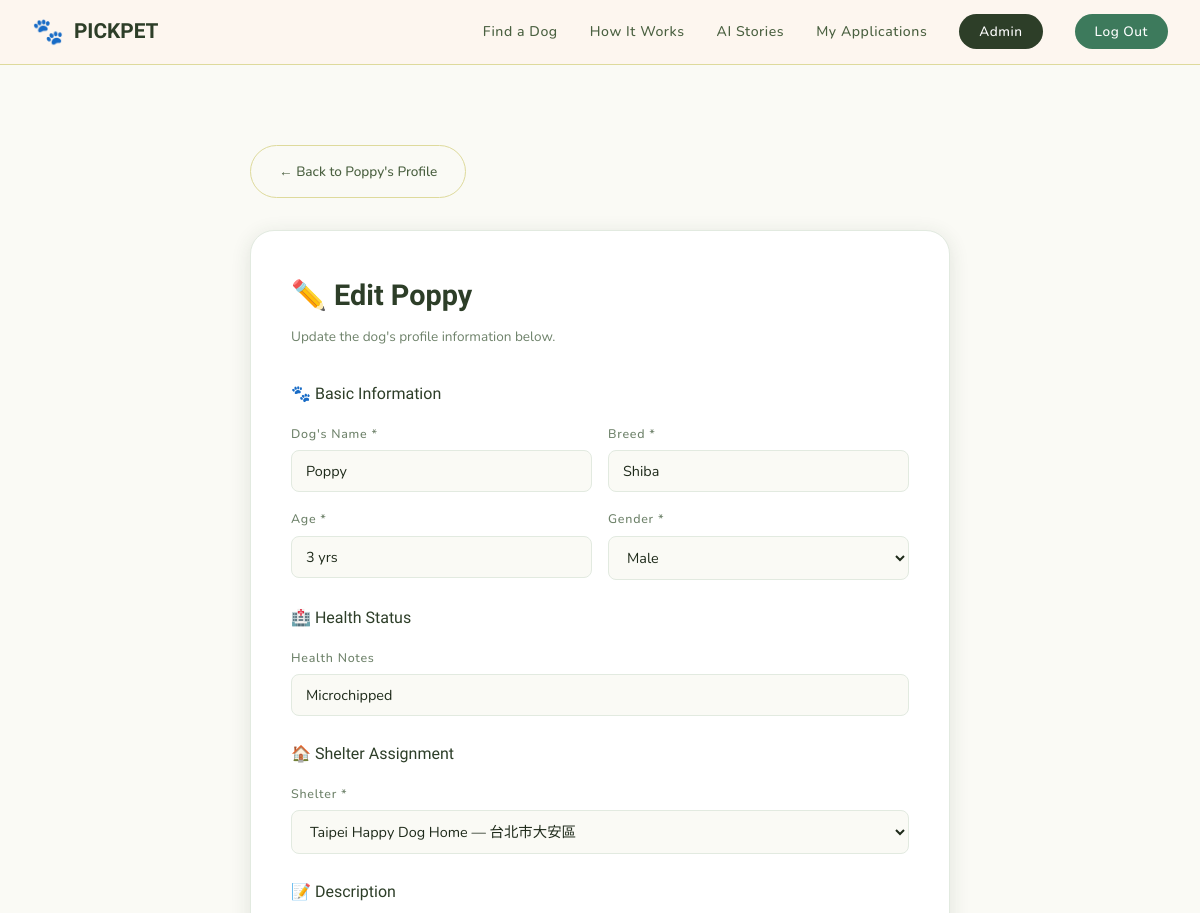
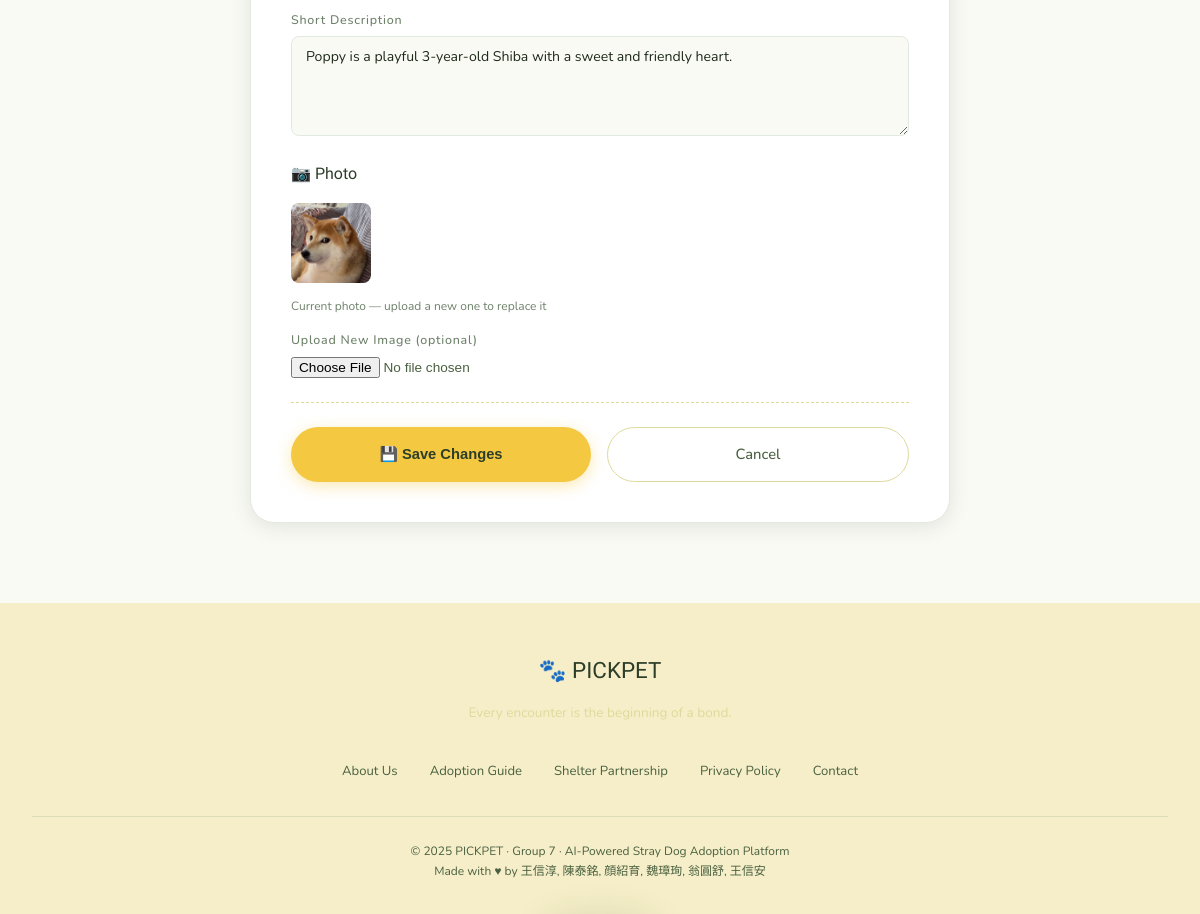
Screenshot of /shelter/42/edit_dog (signed in) with the database file from the repository (2 pictures, top to bottom).
### tables this page shows
CREATE TABLE Dog (
    Dog_ID INTEGER PRIMARY KEY,
    Shelter_ID INTEGER NOT NULL,
    Name TEXT NOT NULL,
    Gender TEXT CHECK (Gender IN ('Male', 'Female', 'Unknown')),
    Age INTEGER CHECK (Age >= 0),
    Breed TEXT,
    Image_URL TEXT, Description TEXT,
    FOREIGN KEY (Shelter_ID) REFERENCES Shelter(Shelter_ID)
);

CREATE TABLE Health_record (
    Record_ID INTEGER PRIMARY KEY,
    Dog_ID INTEGER NOT NULL,
    Administered_Date DATE NOT NULL,
    Vaccine_Name TEXT NOT NULL,
    FOREIGN KEY (Dog_ID) REFERENCES Dog(Dog_ID)
);

### app/dogs/routes.py (the view, shortened to what this page needs)
@dogs_bp.route("/shelter/<int:id>/edit_dog", methods=["GET", "POST"])
@admin_required
def edit(id):
    dog = Dog.get_by_id(id)
    if dog is None:
        abort(404)
    form = DogFormView()
    shelters = Shelter.get_all()
    return render_template(
        "dogs/edit.html",
        dog=dog,
        shelters=shelters,
        form=form,
        csrf_token=lambda: "",
    )

### app/auth/utils.py (called while the page is built)
def admin_required(f):
    @wraps(f)
    def decorated_function(*args, **kwargs):
        if not session.get('user_id') or session.get('role') != 'admin':
            flash("Permission denied. Administrator access only.", "error")
            return redirect(url_for('main.index'))
        return f(*args, **kwargs)
    return decorated_function

### app/database.py (called while the page is built)
def get_db():
    if "db" not in g:
        g.db = sqlite3.connect(current_app.config["DATABASE"])
        g.db.row_factory = sqlite3.Row # We can access columns by name
    return g.db

### app/models/application.py (called while the page is built)
    @staticmethod
    def count_unseen_updates(user_id):
        db = get_db()
        return db.execute(
            """
            SELECT COUNT(*)
            FROM Application
            WHERE User_ID = ? AND Seen = 0 AND Status != ?
            """,
            (user_id, STATUS_PENDING),
        ).fetchone()[0]

### app/models/dog.py (called while the page is built, shortened)
    def _derive_city(self):
        source = ""
        if self.shelter:
            source = f"{self.shelter.name} {self.shelter.location}".lower()
        if "taipei" in source:
            return "Taipei"

    def _derive_size(self):
        breed = self.breed.lower()
        if any(keyword in breed for keyword in SMALL_BREEDS):
            return "Small"
        if any(keyword in breed for keyword in LARGE_BREEDS):
            return "Large"
        return "Medium"

    def _derive_tags(self):
        tags = [self.size, self.gender]
        if self.raw_age < 1:
            tags.append("Puppy")
        elif self.raw_age >= 8:
            tags.append("Senior")
        if self.availability != "Available":
            tags.append(self.availability)
        return tags

    def _latest_health_status(self):
        db = get_db()
        row = db.execute(
            """
            SELECT Vaccine_Name
            FROM Health_record
            WHERE Dog_ID = ?
            ORDER BY Administered_Date DESC, Record_ID DESC
            LIMIT 1
            """,
            (self.id,),
        ).fetchone()
        return row["Vaccine_Name"] if row else None

    @staticmethod
    def _base_query():
        return """
            SELECT Dog_ID, Shelter_ID, Name, Gender, Age, Breed, Image_URL,
                   Description, Availability
            FROM Dog_With_Status
        """

### app/templates/dogs/edit.html (shortened to what this page needs)
{% extends 'base.html' %}
{% block content %}
<div class="section">
  <div class="section-inner" style="max-width:700px;">
    <a href="{{ url_for('dogs.detail', id=dog.id) }}" class="btn-secondary"
       style="display:inline-flex;margin-bottom:2rem;font-size:0.85rem;">
      ← Back to {{ dog.name }}'s Profile
    </a>
    <div style="background:var(--warm-white);border-radius:var(--radius-lg);padding:2.5rem;
                box-shadow:var(--shadow-md);border:1px solid var(--light-gray);">
      <h1 style="font-family:var(--font-serif);font-size:1.8rem;color:var(--dark-brown);margin-bottom:0.3rem;">
        ✏️ Edit {{ dog.name }}
      </h1>
      <p style="color:var(--gray);font-size:0.85rem;margin-bottom:2rem;">
        Update the dog's profile information below.
      </p>
      <form method="POST" action="{{ url_for('dogs.edit', id=dog.id) }}" enctype="multipart/form-data">
        <p class="form-section-title">🐾 Basic Information</p>
        <div class="form-row">
          <div class="form-group">
            <label class="form-label">Dog's Name *</label>
            <input class="form-input" type="text" name="name" value="{{ dog.name }}" required/>
          </div>
          <div class="form-group">
            <label class="form-label">Breed *</label>
            <input class="form-input" type="text" name="breed" value="{{ dog.breed }}" required/>
          </div>
        </div>
        <div class="form-row">
          <div class="form-group">
            <label class="form-label">Age *</label>
            <input class="form-input" type="text" name="age" value="{{ dog.age }}" required/>
          </div>
          <div class="form-group">
            <label class="form-label">Gender *</label>
            <select class="form-select" name="gender" required>
              <option value="Male"   {% if dog.gender == 'Male'   %}selected{% endif %}>Male</option>
            </select>
          </div>
        </div>
        <p class="form-section-title">🏥 Health Status</p>
        <div class="form-full">
          <div class="form-group">
            <label class="form-label">Health Notes</label>
            <input class="form-input" type="text" name="health_status" value="{{ dog.health_status or '' }}"
                   placeholder="e.g. Neutered, vaccinated, microchipped"/>
          </div>
        </div>
        <p class="form-section-title">🏠 Shelter Assignment</p>
        <div class="form-full">
          <div class="form-group">
            <label class="form-label">Shelter *</label>
            <select class="form-select" name="shelter_id" required>
              {% for shelter in shelters %}
                <option value="{{ shelter.id }}"
                  {% if dog.shelter_id == shelter.id %}selected{% endif %}>
                  {{ shelter.name }} — {{ shelter.location }}
                </option>
              {% endfor %}
            </select>
          </div>
        </div>
        <p class="form-section-title">📝 Description</p>
        <div class="form-full">
          <div class="form-group">
            <label class="form-label">Short Description</label>
            <textarea class="form-textarea" name="description" style="min-height:100px;">{{ dog.description or '' }}</textarea>
          </div>
        </div>
        <p class="form-section-title">📷 Photo</p>
        <div class="form-full">
          {% if dog.image_url %}
          <div style="margin-bottom:0.8rem;">
            <img src="{{ dog.image_url }}" alt="{{ dog.name }}"
                 style="height:80px;border-radius:var(--radius-sm);object-fit:cover;"/>
            <p style="font-size:0.75rem;color:var(--gray);margin-top:4px;">Current photo — upload a new one to replace it</p>
          </div>
          {% endif %}
          <div class="form-group">
            <label class="form-label">Upload New Image (optional)</label>
            <input type="file" name="image" accept="image/*" style="font-size:0.85rem;color:var(--brown);"/>
          </div>
        </div>
        <hr class="divider"/>
        <div style="display:flex;gap:1rem;margin-top:0.5rem;">
          <button type="submit" class="btn-primary" style="flex:1;justify-content:center;">
            💾 Save Changes
          </button>
          <a href="{{ url_for('dogs.detail', id=dog.id) }}" class="btn-secondary"
             style="flex:1;justify-content:center;">Cancel</a>
        </div>
      </form>
    </div>
  </div>
</div>
{% endblock %}

### app/static/css/style.css (style rules this page uses)
:root { --cream: #FAFAF5; --warm-white: #FFFFFF; --sand: #F4F0D8; --tan: #DEDA9C; --brown: #4A6040; --dark-brown: #2D3E28; --ink: #1E2A1A; --gray: #6E826A; --light-gray: #E2EAE0; --terracotta: #F5C842; --sage: #3D7A5C; --muted-sage: #A8CBB8; --sky-blue: #6AAFD6; --pale-blue: #D6EDF8; --sakura: #F2A8B8; --pale-sakura: #FDE8EE; --pale-yellow: #FBF5CC; --font-serif: 'Nerko One', cursive; --font-sans: 'Nunito', sans-serif; --radius-sm: 8px; --radius-md: 16px; --radius-lg: 24px; --radius-xl: 40px; --shadow-sm: 0 2px 8px rgba(45,62,40,0.08); --shadow-md: 0 4px 20px rgba(45,62,40,0.12); --shadow-lg: 0 8px 40px rgba(45,62,40,0.16); }
* { margin: 0; padding: 0; box-sizing: border-box; }
html { scroll-behavior: smooth; }
body { font-family: var(--font-sans); background-color: var(--cream); color: var(--ink); line-height: 1.7; overflow-x: hidden; }
.btn-primary { display: inline-flex; align-items: center; gap: 8px; background: var(--terracotta); color: var(--dark-brown); padding: 14px 28px; border-radius: var(--radius-xl); font-size: 0.92rem; font-weight: 700; text-decoration: none; border: none; cursor: pointer; transition: all 0.25s ease; box-shadow: 0 4px 16px rgba(245,200,66,0.4); }
.btn-secondary { display: inline-flex; align-items: center; gap: 8px; background: transparent; color: var(--brown); padding: 14px 28px; border-radius: var(--radius-xl); font-size: 0.92rem; font-weight: 500; text-decoration: none; border: 1.5px solid var(--tan); cursor: pointer; transition: all 0.25s ease; }
.section { padding: 5rem 2rem; }
.section-inner { max-width: 1200px; margin: 0 auto; }
.form-group { display: flex; flex-direction: column; gap: 6px; }
.form-label { font-size: 0.78rem; font-weight: 500; color: var(--gray); letter-spacing: 0.06em; }
.form-input, .form-select { background: var(--cream); border: 1.5px solid var(--light-gray); border-radius: var(--radius-sm); padding: 10px 14px; font-family: var(--font-sans); font-size: 0.9rem; color: var(--ink); outline: none; transition: border-color 0.2s; width: 100%; }
.form-input::placeholder { color: var(--tan); }
.form-section-title { font-family: var(--font-serif); font-size: 1rem; color: var(--dark-brown); margin: 1.5rem 0 1rem; display: flex; align-items: center; gap: 8px; }
.form-row { display: grid; grid-template-columns: 1fr 1fr; gap: 1rem; margin-bottom: 1rem; }
.form-full { margin-bottom: 1rem; }
.form-textarea { background: var(--cream); border: 1.5px solid var(--light-gray); border-radius: var(--radius-sm); padding: 10px 14px; font-family: var(--font-sans); font-size: 0.88rem; color: var(--ink); outline: none; width: 100%; resize: vertical; min-height: 80px; transition: border-color 0.2s; }
.divider { border: none; border-top: 1px dashed var(--tan); margin: 1.5rem 0; }
.btn-primary, .btn-secondary { transition: background 0.18s, color 0.18s, border-color 0.18s, transform 0.12s ease, box-shadow 0.18s; }

### rows the page displays
Dog: name "Poppy", breed "Shiba", gender "Male", description "Poppy is a playful 3-year-old Shiba with a sweet and friendly heart.", image_url (picture)
Health_record: health_status "Microchipped"

### other values shown
form field shelter_id "Taipei Happy Dog Home — 台北市大安區"
